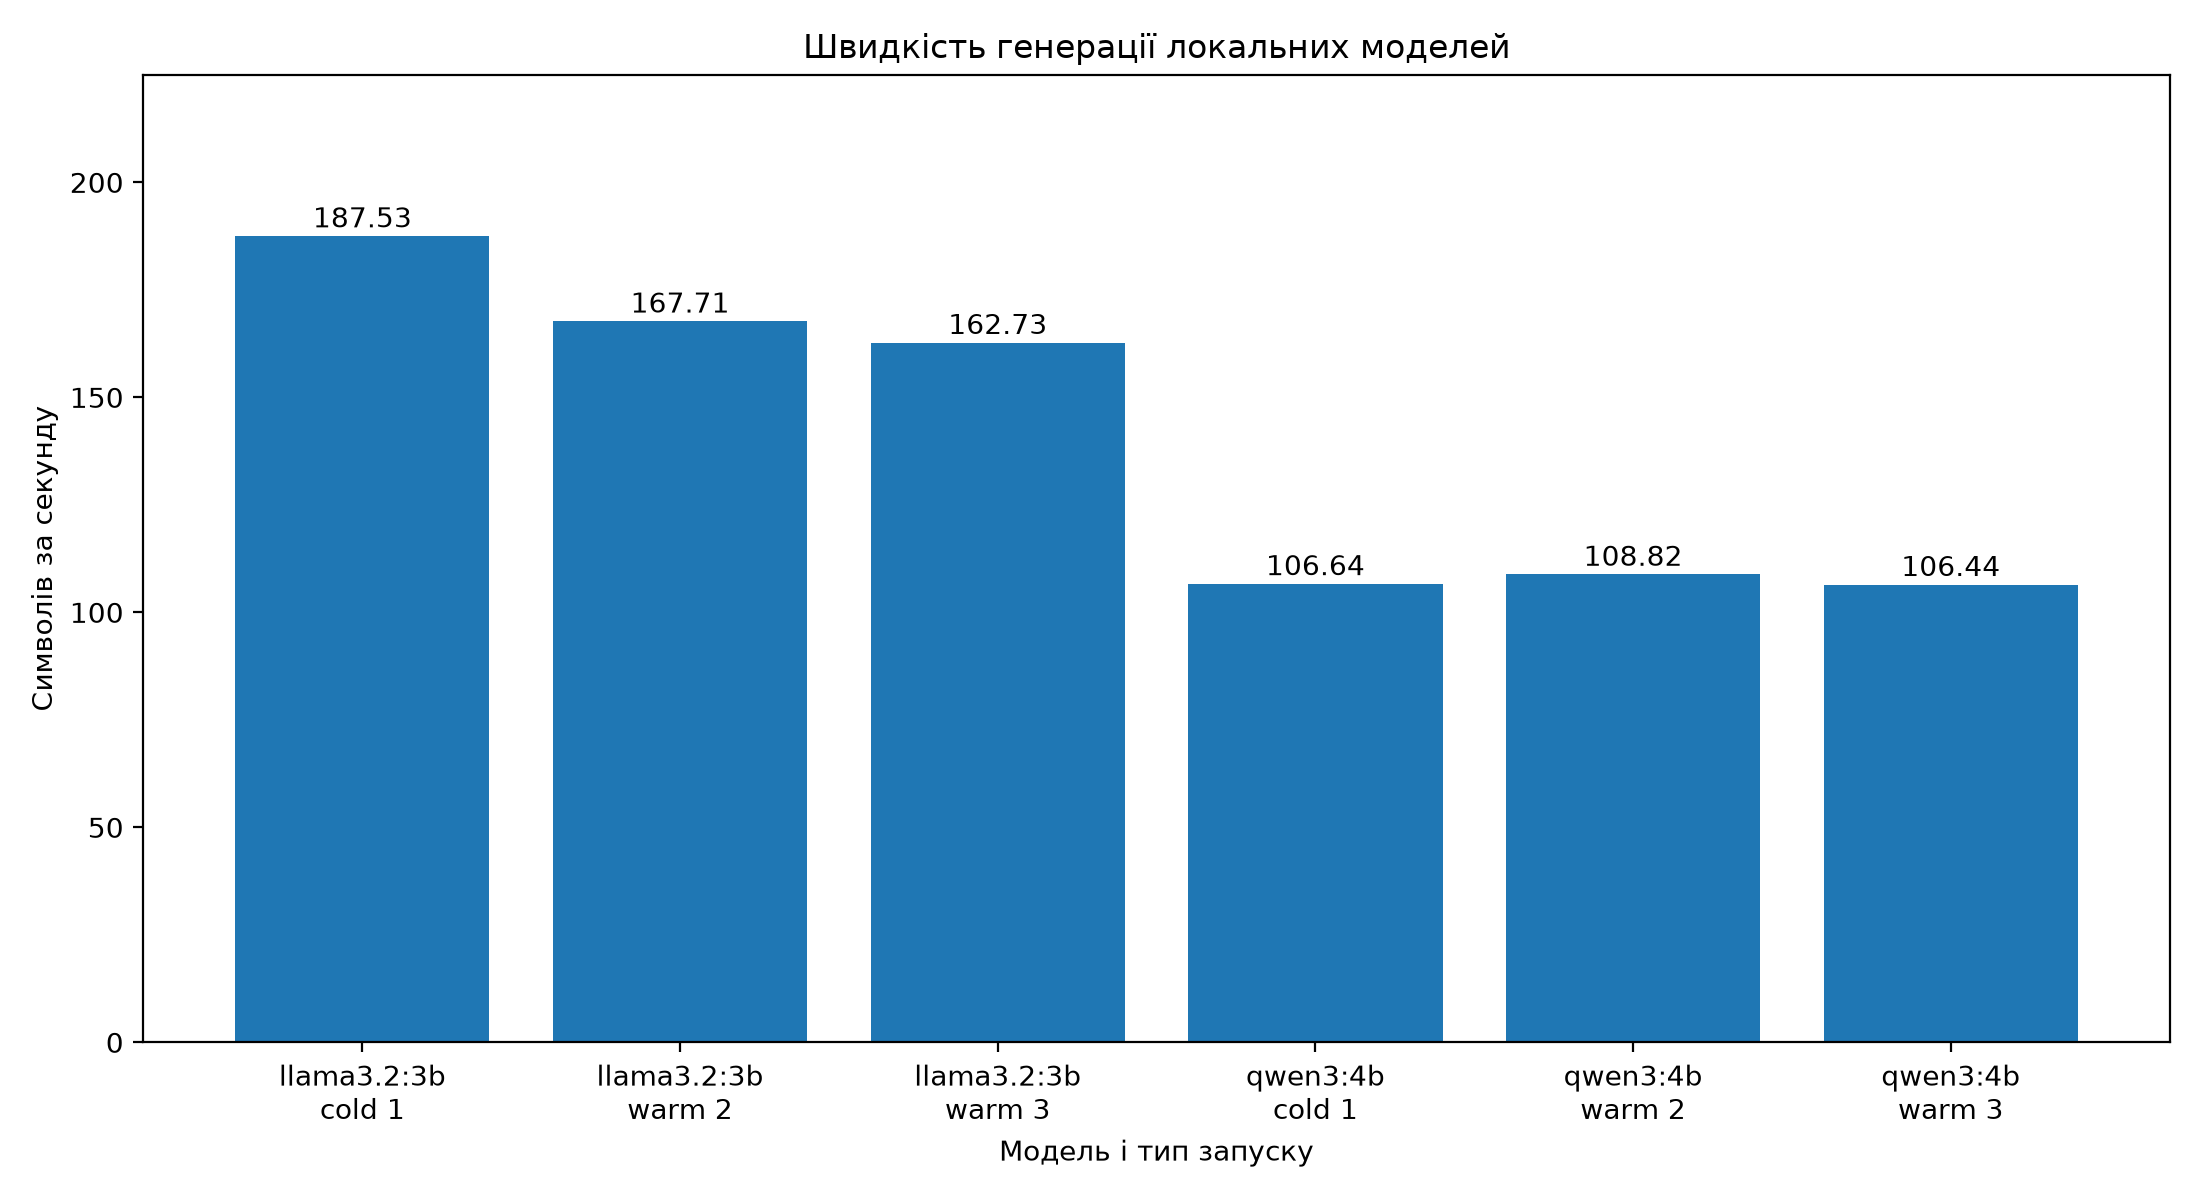

Source code (Python):
import csv
import matplotlib.pyplot as plt

with open("benchmark_results.csv", encoding="utf-8-sig") as file:
    data = list(csv.DictReader(file))

labels = [
    f"{row['model']}\n{row['start_type']} {row['run']}"
    for row in data
]

speeds = [
    float(row["chars_per_second"].replace(",", "."))
    for row in data
]

plt.figure(figsize=(11, 6))
bars = plt.bar(labels, speeds)

plt.title("Швидкість генерації локальних моделей")
plt.ylabel("Символів за секунду")
plt.xlabel("Модель і тип запуску")

for bar, speed in zip(bars, speeds):
    plt.text(
        bar.get_x() + bar.get_width() / 2,
        bar.get_height() + 2,
        f"{speed:.2f}",
        ha="center"
    )

plt.ylim(0, max(speeds) * 1.2)
plt.tight_layout()
plt.savefig("benchmark_chart.png", dpi=200)
plt.show()

print("Діаграму збережено: benchmark_chart.png")
